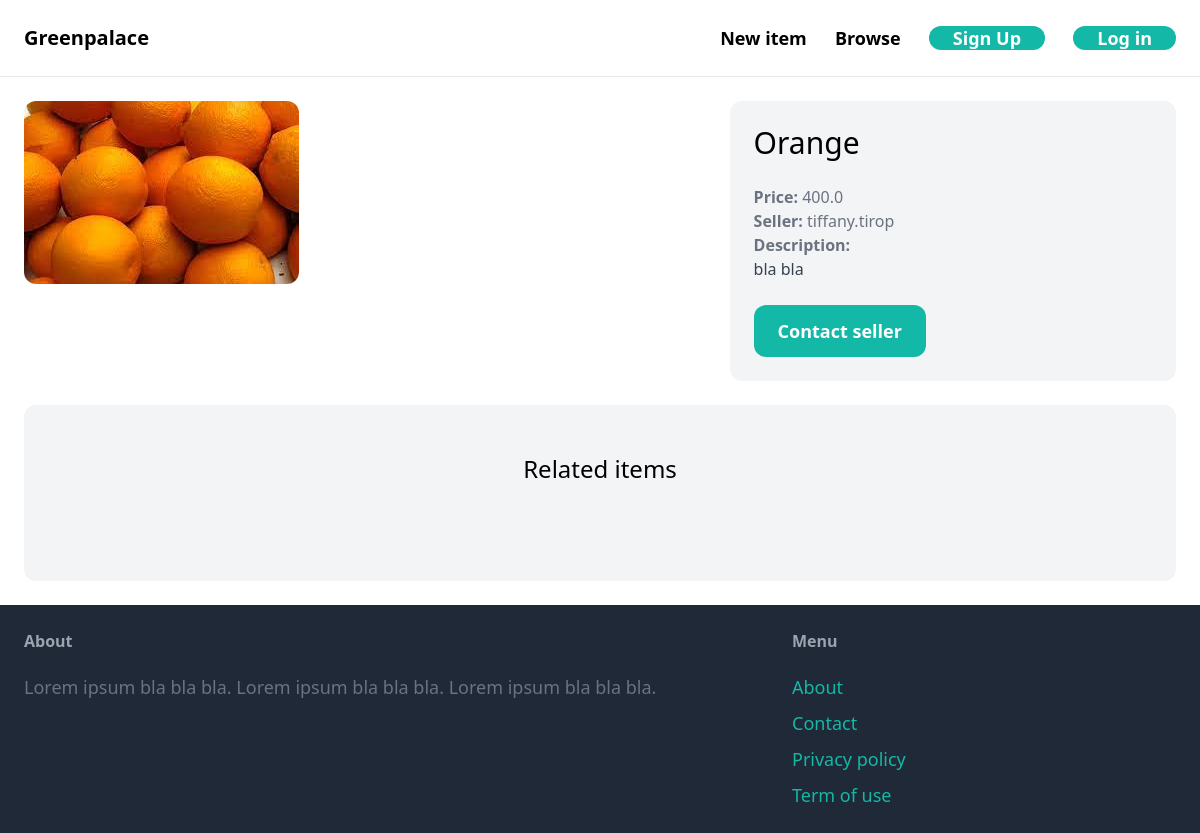
Page /items/4/ on the committed database.
### item/models.py (models this page shows, shortened)
class Item(models.Model):
    category = models.ForeignKey(Category, related_name='items', on_delete=models.CASCADE)
    name = models.CharField(max_length=255)
    description = models.TextField(blank=True, null=True)
    price = models.FloatField()
    image = models.ImageField(upload_to='item_images', blank=True, null=True)
    is_sold = models.BooleanField(default=False)
    created_by = models.ForeignKey(User, related_name='items', on_delete=models.CASCADE)
    created_at = models.DateTimeField(auto_now_add=True)

### item/views.py (the view)
# urls.py: path('<int:pk>/', views.detail, name='detail'),
def detail(request, pk):
    item = get_object_or_404(Item, pk=pk)
    related_items = Item.objects.filter(category=item.category, is_sold=False).exclude(pk=pk)[0:3]
    return render(request, 'item/detail.html', {
        'item': item,
        'related_items': related_items
    })

### item/templates/item/detail.html (shortened to what this page needs)
{% extends 'greenpalace/base.html' %}
{% block content %}
<div class="grid grid-cols-5 gap-6">
    <div class="col-span-3">
        <img src="{{ item.image.url }}" class="rounded-xl">
    </div>
    <div class="col-span-2 p-6 bg-gray-100 rounded-xl">
        <h1 class="mb-6 text-3xl">{{ item.name }}</h1>
        <p class="text-gray-500"><strong>Price: </strong>{{ item.price }}</p>
        <p class="text-gray-500"><strong>Seller: </strong>{{ item.created_by.username }}</p>
        {% if item.description %}
            <p class="text-gray-700">
                <strong class="text-gray-500">Description:</strong><br>
                {{ item.description }}
            </p>
        {% endif %}
        {% if request.user == item.created_by %}
            <div class="mt-6 p-6 bg-white rounded-xl">
                <p>This is your item!</p>
                <a href="{% url 'item:edit' item.id %}" class="inline-block mt-6 px-6 py-3 text-lg font-semibold bg-teal-500 text-white rounded-xl">Edit</a>
                <a href="{% url 'item:delete' item.id %}" class="inline-block mt-6 px-6 py-3 text-lg font-semibold bg-red-500 text-white rounded-xl">Delete</a>
            </div>
        {% else %}
            <a href="{% url 'conversation:new' item.id %}" class="inline-block mt-6 px-6 py-3 text-lg font-semibold bg-teal-500 text-white rounded-xl hover:bg-teal-700">Contact seller</a>
        {% endif %}
    </div>
</div>
<div class="mt-6 px-6 py-12 bg-gray-100 rounded-xl">
    <h2 class="mb-12 text-2xl text-center">Related items</h2>
</div>
{% endblock %}

### rows in the picture
Item: image (picture), name "Orange", price "400.0", created_by.username "tiffany.tirop", description "bla bla"
